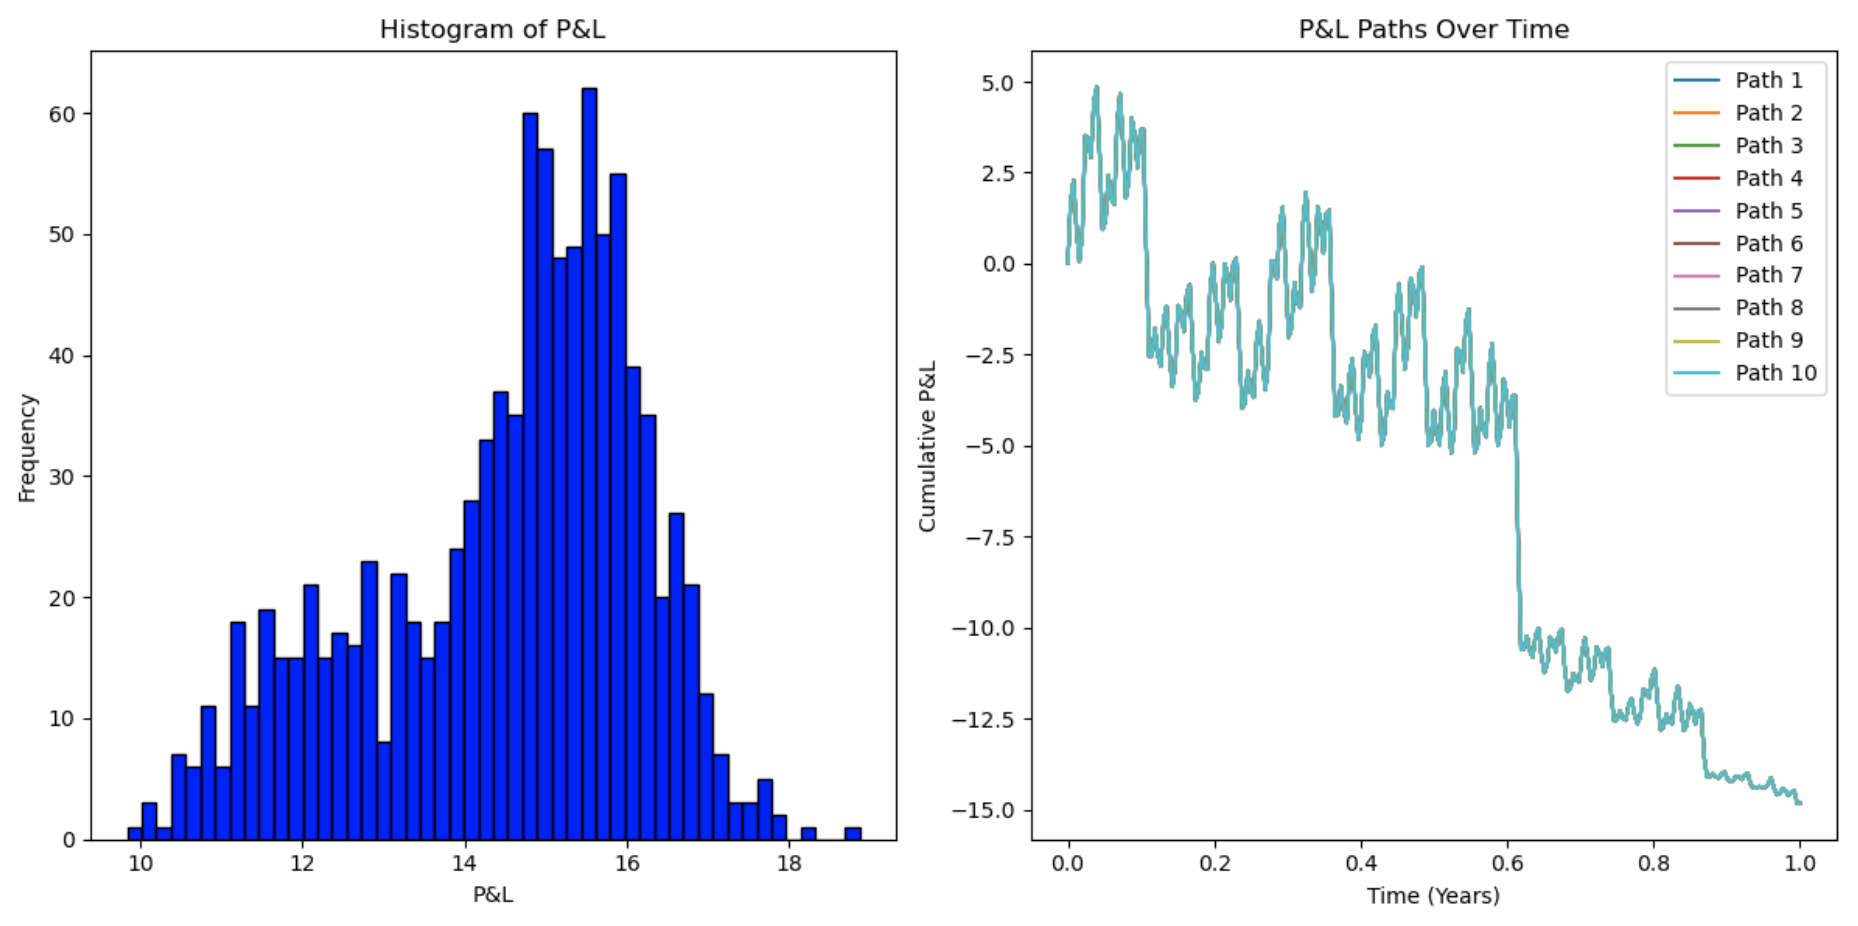

Recreate this plot in Python.
import numpy as np
import scipy.stats as stats
from matplotlib import pyplot as plt
from sobol_seq import i4_sobol_generate

# 参数设置
S0 = 100  # 初始股价
K = 100  # 行权价
T = 1.0  # 到期时间
r = 0.05  # 无风险利率
sigma_actual = 0.3  # 实际波动率
sigma_imp = 0.2    # 隐含波动率
mu = r             # 预期收益率
num_paths = 1000   # 路径数量
num_steps = 252    # 时间步数量
dt = T / num_steps # 时间步长度

# 生成Sobol序列
sobol_seq = i4_sobol_generate(1, num_paths * num_steps).flatten()

# 蒙特卡洛模拟
PnL = np.zeros(num_paths)
time_steps = np.linspace(0, T, num_steps + 1)


for i in range(num_paths):
    S = np.zeros(num_steps + 1)
    S[0] = S0
    r_squared_term = r**2 * dt
    sigma_imp_term = sigma_imp * dt

    # 生成路径
    for j in range(1, num_steps + 1):
        Z = stats.norm.ppf(sobol_seq[i * num_steps + j - 1])
        S[j] = S[j - 1] * (1 + mu * dt + sigma_actual * np.sqrt(dt) * Z)

    # 计算期权Delta对冲
    d1 = (np.log(S[:-1] / K) + (r + 0.5 * sigma_imp**2) * (T - np.arange(num_steps) * dt)) / (sigma_imp * np.sqrt(T - np.arange(num_steps) * dt))
    delta = stats.norm.cdf(d1)

    # 计算对冲成本
    cost_of_hedging = np.cumsum(delta * (S[1:] - S[:-1]))

    # 计算P&L
    final_option_value = max(S[-1] - K, 0)
    PnL[i] = final_option_value - cost_of_hedging[-1] - (r_squared_term - sigma_imp_term)

# 分析结果
mean_PnL = np.mean(PnL)
std_PnL = np.std(PnL)

print(f"Mean P&L: {mean_PnL}")
print(f"Standard deviation of P&L: {std_PnL}")

# 输出图像展示
plt.figure(figsize=(12, 6))

# P&L的直方图
plt.subplot(1, 2, 1)
plt.hist(PnL, bins=50, color='blue', edgecolor='black')
plt.title('Histogram of P&L')
plt.xlabel('P&L')
plt.ylabel('Frequency')

# P&L随时间变化的路径
plt.subplot(1, 2, 2)
for i in range(min(10, num_paths)):  # 只绘制部分路径
    plt.plot(time_steps, np.cumsum(np.insert(delta * (S[1:] - S[:-1]), 0, 0)), label=f'Path {i+1}')
plt.title('P&L Paths Over Time')
plt.xlabel('Time (Years)')
plt.ylabel('Cumulative P&L')
plt.legend()

plt.tight_layout()
plt.show()
